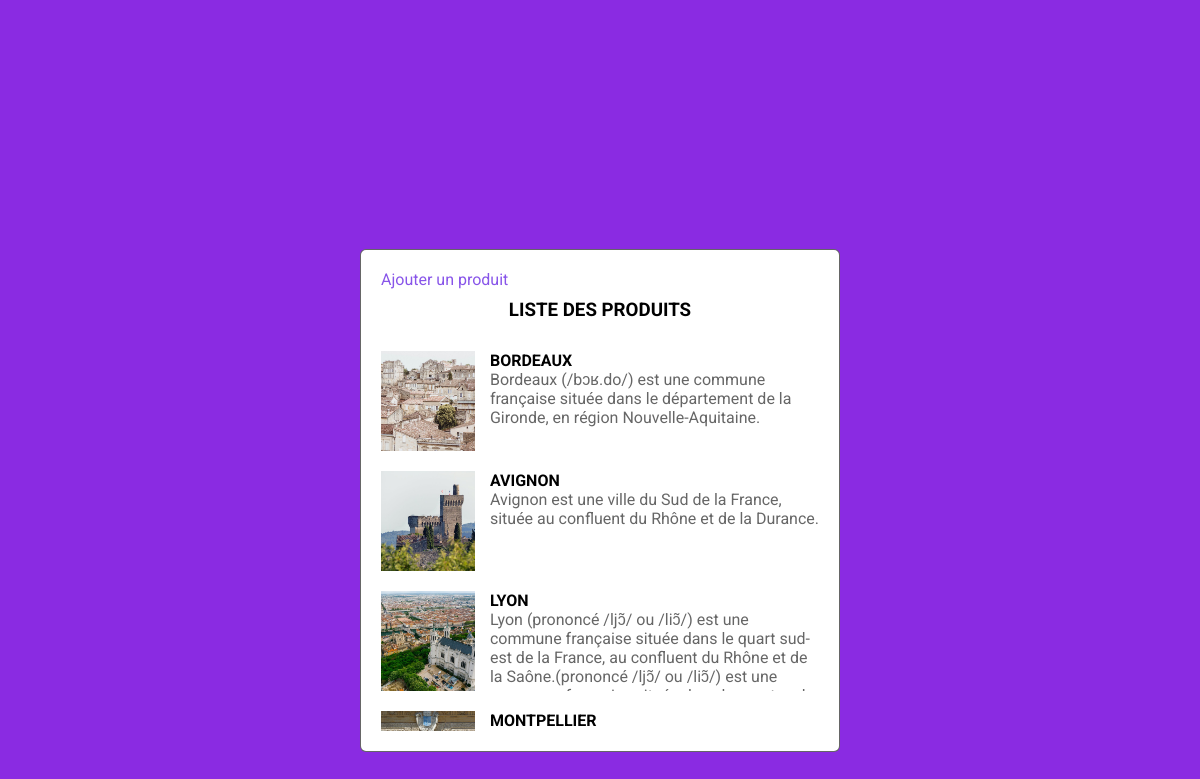
Screenshot of /resultats.php with the database file from the repository.
### tables this page shows
CREATE TABLE `produit` (
  `id` int(11) NOT NULL,
  `titre` varchar(255) NOT NULL,
  `description` varchar(1500) NOT NULL,
  `image` varchar(2000) NOT NULL
);

### resultats.php (the view, shortened to what this page needs)
<!DOCTYPE html>
<html lang="en">
<head>
    <link rel="stylesheet" href="style.css">
</head>
<body>
    <div class="result">
        <div class="result-content">
            <a href="index.php" class="index php">Ajouter un produit</a>
            <h3>Liste des produits</h3>
            <div class="liste-produits">
                <?php
                require 'connexion_bdd.php';
                $req3 = mysqli_query($connexion, "SELECT * FROM produit ");
                while ($row = mysqli_fetch_assoc($req3)) {
                ?>
                    <div class="produit">
                        <div class="image-prod">
                            <img src="image_bdd/<?= $row['image'] ?>" alt="">
                        </div>
                        <div class="text"> <strong>
                                <p class="titre"><?= $row['titre'] ?></p>
                            </strong>
                            <p class="description"><?= $row['description'] ?></p>
                        </div>
                    </div>
                <?php
                }
                ?>
            </div>
        </div>
    </div>
</body>
</html>

### style.css (style rules this page uses)
* { margin: 0; padding: 0; box-sizing: border-box; font-family: "Roboto", sans-serif; }
body { background-color: blueviolet; }
.result { height: 100vh; display: flex; align-items: center; justify-content: center; }
.result-content { background-color: #fff; width: 40%; border: 6px; padding: 20px; border-radius: 6px; border: 1px solid rgba(0, 0, 0, 0.6); }
.result-content a { color: #8855e9; text-decoration: 0; }
.result-content h3 { text-align: center; margin: 10px; text-transform: uppercase; }
.liste-produits { max-height: 400px; overflow: auto; }
.produit { margin: 20px 0; height: 100px; display: flex; }
.produit .image-prod { height: 100%; width: 100px; }
.produit .image-prod img { height: 100%; width: 100%; object-fit: cover; }
.produit .text { margin-left: 15px; overflow: hidden; width: 80%; }
.produit .text .titre { text-transform: uppercase; }
.produit .text .description { color: rgba(0, 0, 0, 0.6); font-size: 16px; }

### rows the page displays
produit: image (picture), titre "BORDEAUX", description "Bordeaux (/bɔʁ.do/) est une commune française située dans le département de la Gironde, en région Nouvelle-Aquitaine."
produit: image (picture), titre "AVIGNON", description "Avignon est une ville du Sud de la France, située au confluent du Rhône et de la Durance."
produit: image (picture), titre "LYON", description "Lyon (prononcé /ljɔ̃/ ou /liɔ̃/) est une commune française située dans le quart sud-est de la France, au confluent du Rhône et de la Saône.(prononcé /ljɔ̃/ ou /liɔ̃/) est une…"
produit: image (picture), titre "MONTPELLIER"
